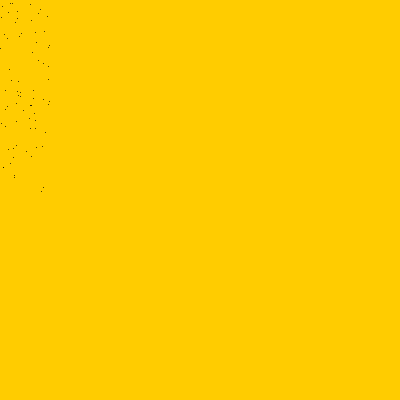
Frame 1 (no input)
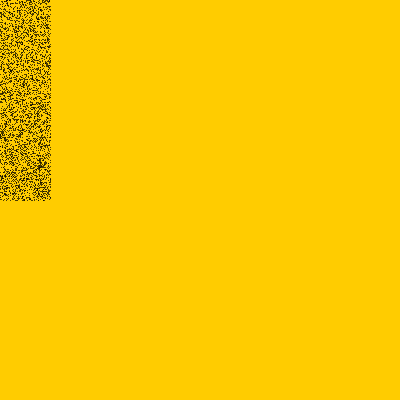
Frame 60 (the mouse pressed at the canvas centre just before this capture)
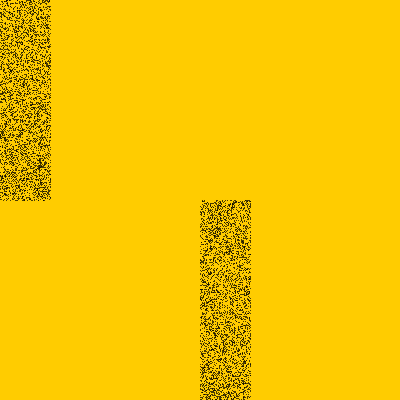
Frame 120 (the mouse held since frame 60 and released just before this capture)

The Processing sketch that drew these frames (run headless with seeded random() and noise(); from frame 60 on, the mouse is pressed at the canvas centre):

// Processing sketch: processing_110013
// ── processing_110013.pde

void setup() 

{
background(255, 204, 0);

size(400,400); // Changes the size of the canvas
} // void setup

void draw()

{

for( int i=0; i<70; i++){ // Changes the speed in which pixels are created

point(mouseX + random(51), mouseY + random(201)); // This changes the size of the brush

} // For loop.

} // void draw.
